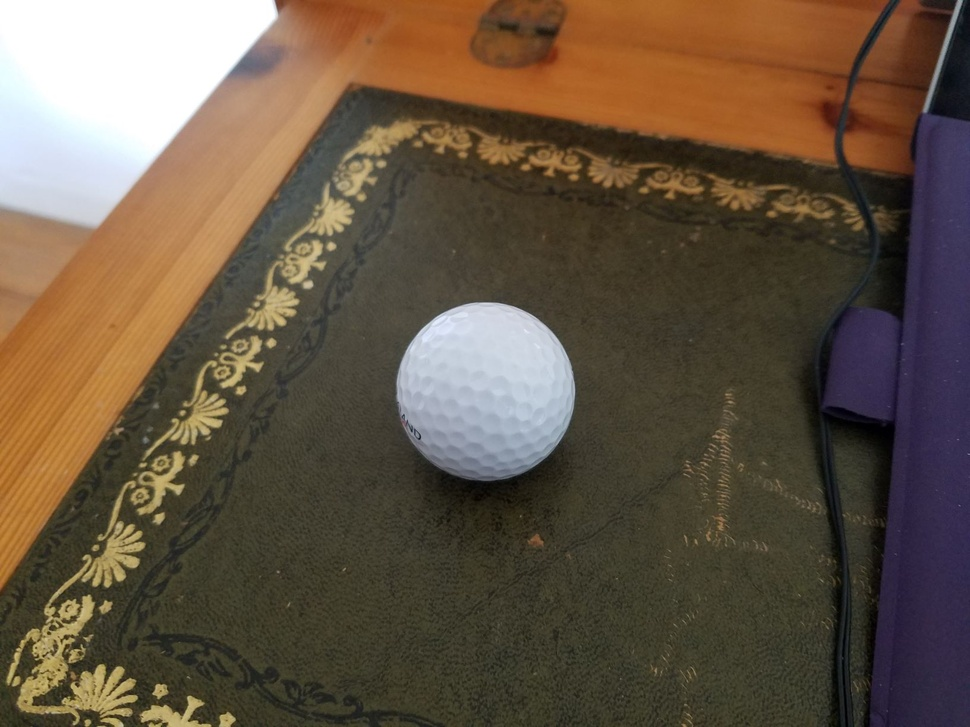
#> input picture ballimage.jpg, 970 x 727 px, shrunk from 1632 x 1224 before the run, found by its file name
$ python imagethresholds.py
#> lines starting #> are read from the running program, lines starting #| are printed output that depends on the picture; after the words box and inside, x2 and y2 are one past the last pixel; in counts of white or black regions, pixels touching at a corner belong together
import cv2 as cv
import numpy as np
from matplotlib import pyplot as plt

#this module shows the difference between different types of threshold filtering for an image

imagename='ballimage.jpg' #Replace ballimage.jpg with the name of your image

img = cv.imread(imagename,0)
#> img: shape (727, 970); min 0, max 255, mean 88.3
ret,thresh1 = cv.threshold(img,200,255,cv.THRESH_BINARY)
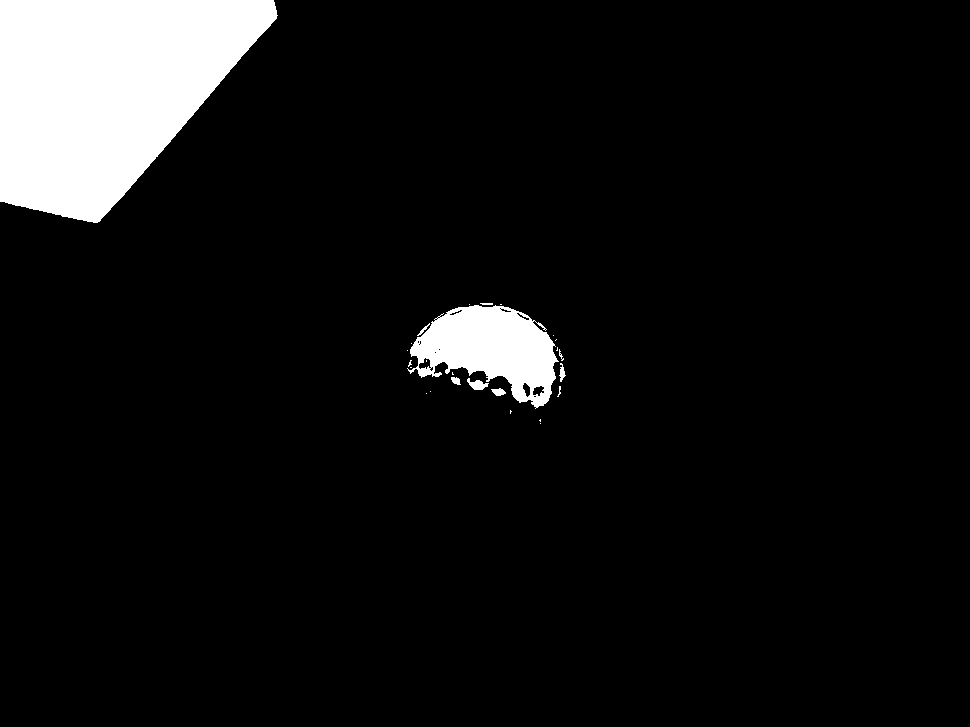
#> thresh1: shape (727, 970); 7.4% white; 26 white regions (17 under 20 px), largest, box (x1, y1, x2, y2) and area: (0, 0, 278, 223) 42519, (407, 305, 559, 409) 8927, (467, 378, 489, 390) 142
ret,thresh2 = cv.threshold(img,200,255,cv.THRESH_BINARY_INV)
ret,thresh3 = cv.threshold(img,200,255,cv.THRESH_TRUNC)
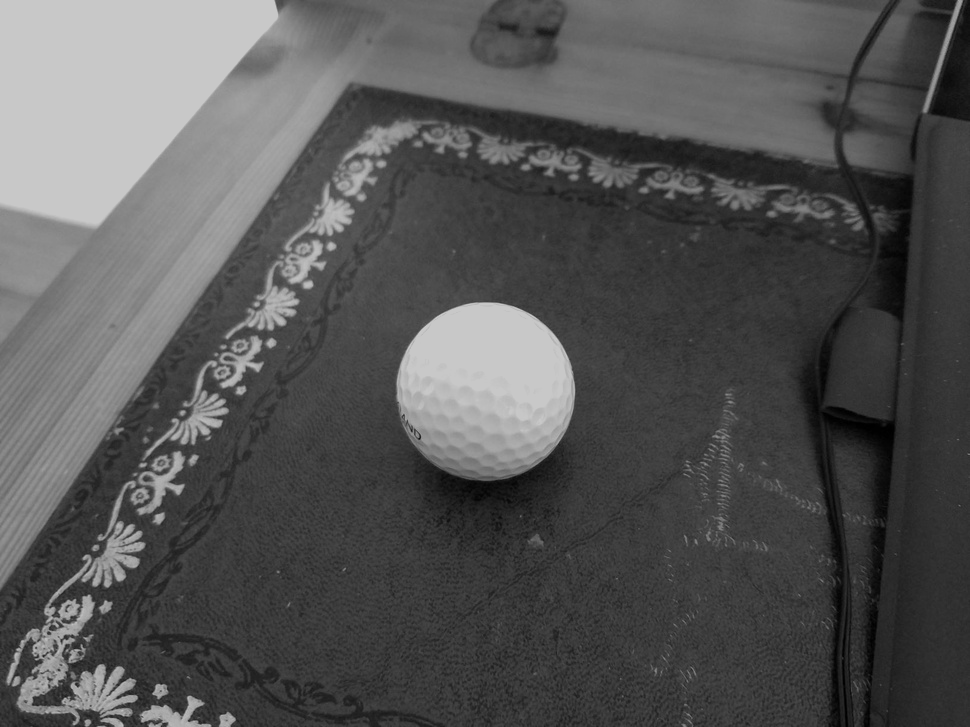
#> thresh3: shape (727, 970); min 0, max 200, mean 85.4
ret,thresh4 = cv.threshold(img,200,255,cv.THRESH_TOZERO)
ret,thresh5 = cv.threshold(img,200,255,cv.THRESH_TOZERO_INV)
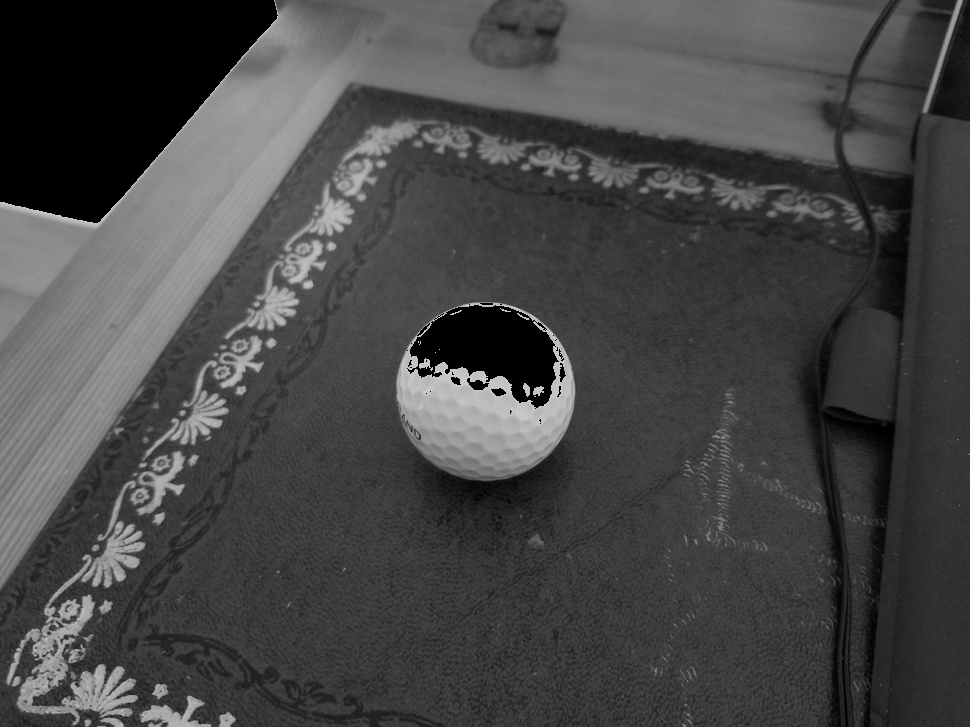
#> thresh5: shape (727, 970); min 0, max 200, mean 70.7
thresh6 = cv.adaptiveThreshold(img,255,cv.ADAPTIVE_THRESH_MEAN_C,\
            cv.THRESH_BINARY,11,2)
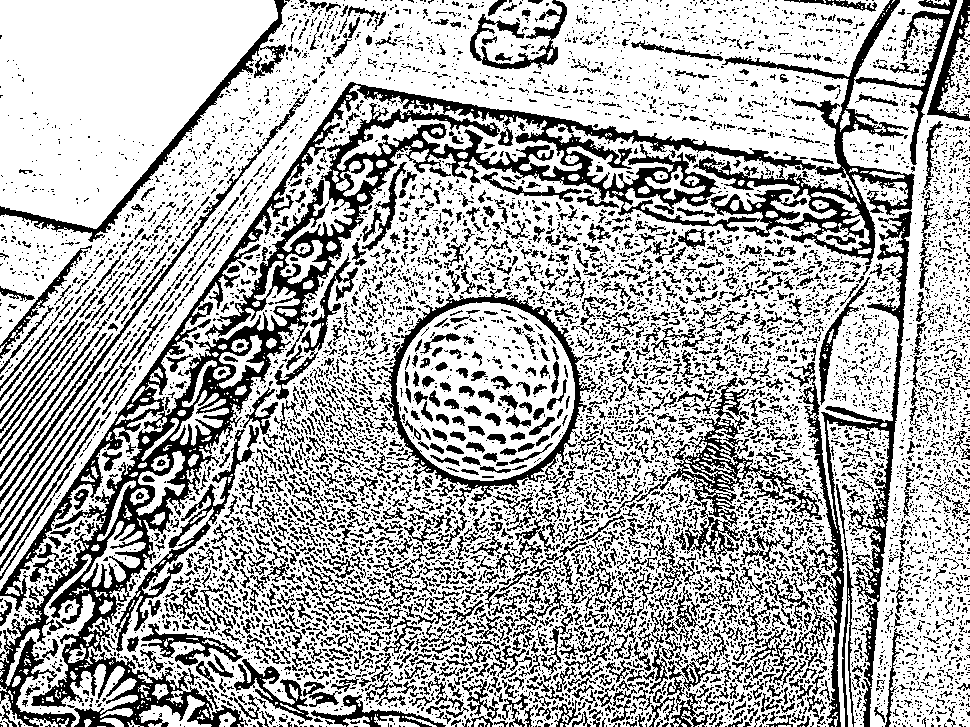
#> thresh6: shape (727, 970); 68.3% white; 8786 black regions (7223 under 20 px), largest, box (x1, y1, x2, y2) and area: (0, 0, 957, 727) 58455, (788, 211, 912, 727) 8373, (636, 377, 822, 566) 5340
thresh7 = cv.adaptiveThreshold(img,255,cv.ADAPTIVE_THRESH_GAUSSIAN_C,\
            cv.THRESH_BINARY,11,2)
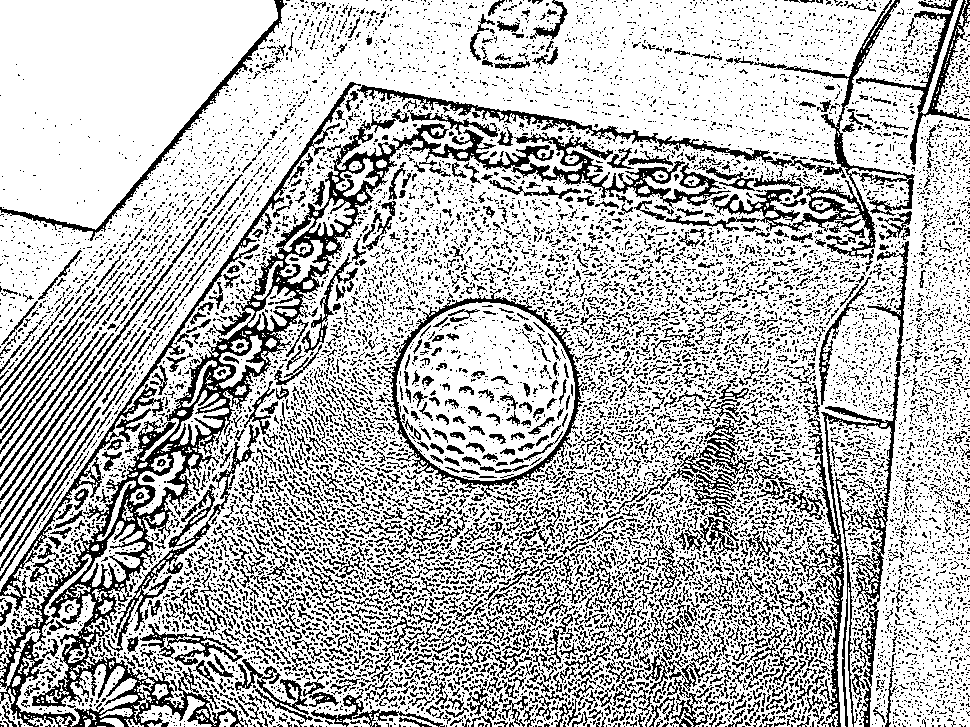
#> thresh7: shape (727, 970); 72.3% white; black in thin lines or dots
ret,thresh8 = cv.threshold(img,0,255,cv.THRESH_BINARY+cv.THRESH_OTSU)
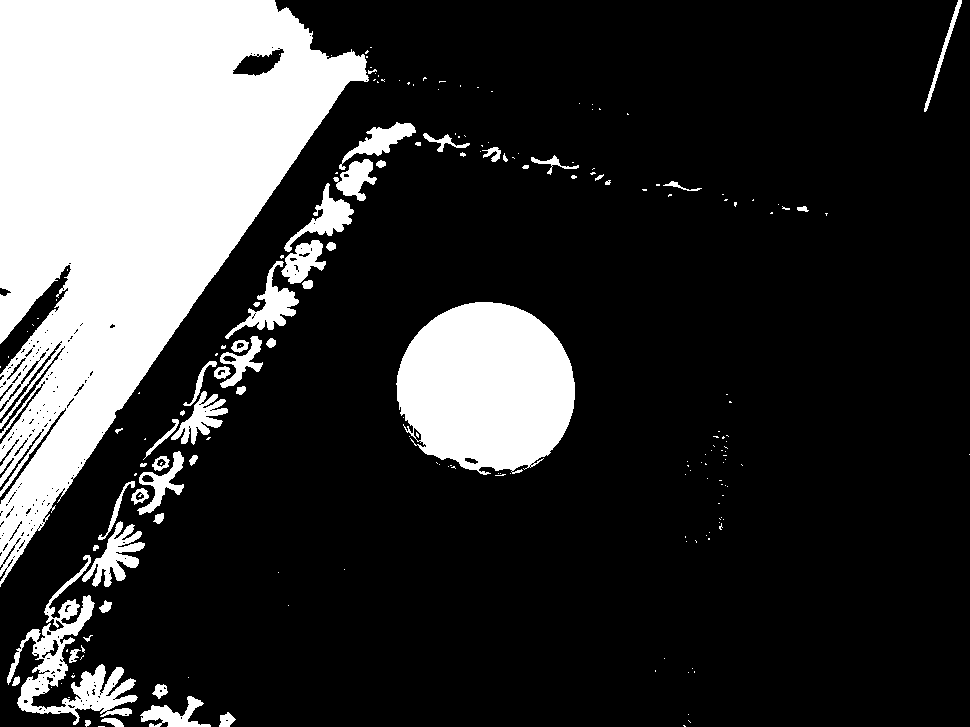
#> thresh8: shape (727, 970); 22% white; 193 white regions (141 under 20 px), largest, box (x1, y1, x2, y2) and area: (0, 0, 369, 587) 109333, (396, 302, 575, 475) 23726, (7, 555, 138, 725) 5723
#> ret = 120
titles = ['Original Image','BINARY','BINARY_INV','TRUNC','TOZERO','TOZERO_INV','Adaptive Mean', 'Adaptive Gaussian', 'Otsu']
images = [img, thresh1, thresh2, thresh3, thresh4, thresh5, thresh6, thresh7, thresh8]
for i in range(9):
    plt.subplot(3,3,i+1),plt.imshow(images[i],'gray')
    plt.title(titles[i])
    plt.xticks([]),plt.yticks([])
plt.show()
